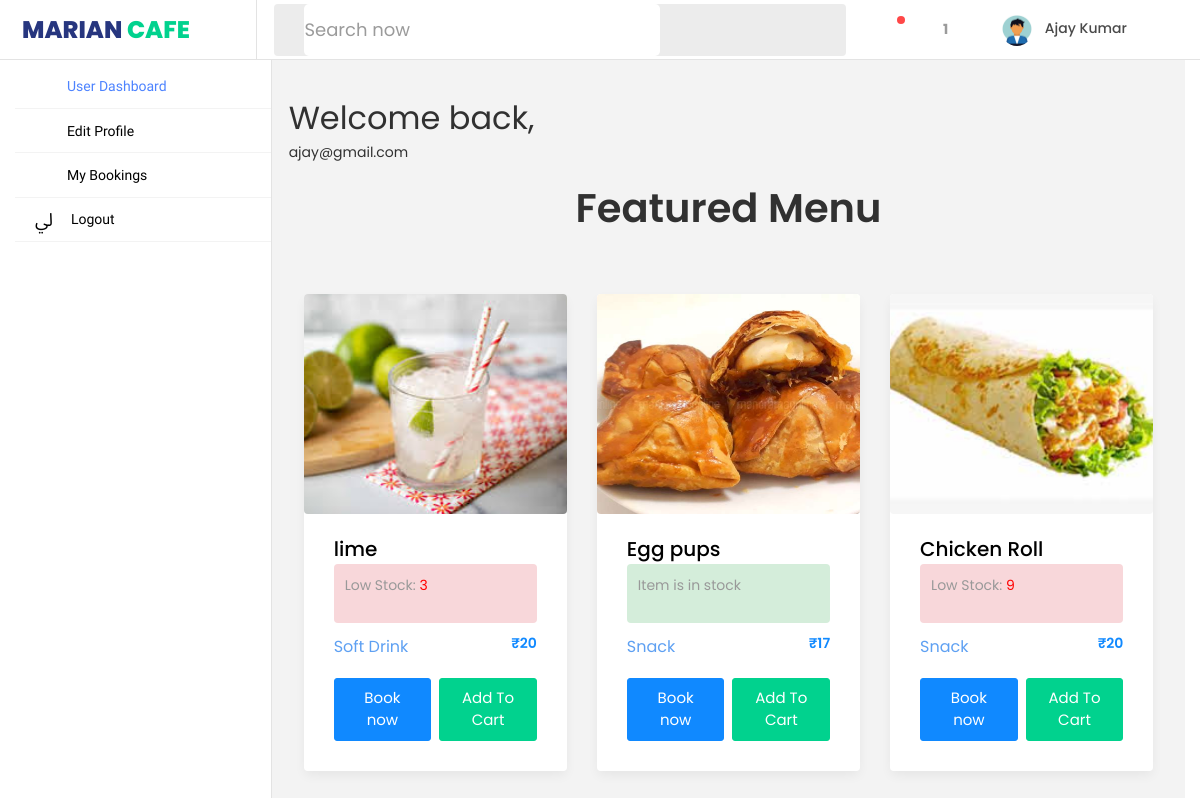
The app's page /user_home (signed in) with its own data.
### cafeapp/models.py (models this page shows, shortened)
class User(models.Model):
    name = models.CharField(max_length=100)
    email = models.EmailField(unique=True)
    password = models.CharField(max_length=100)
    image=models.ImageField(upload_to='drimg/',default='nothing')
    address=models.CharField(max_length=100,default='nothing')
    phone=models.IntegerField(default='1')
    department=models.CharField(max_length=100,default='nothing')
    idnumber=models.IntegerField(default='1')
    id_card=models.ImageField(upload_to='idcard/',default='nothing')
    is_verified = models.BooleanField('Is Verified', default=False)

class foodmenu(models.Model):
    userid=models.ForeignKey(Staff,on_delete=models.CASCADE)
    name = models.CharField(max_length=100)
    ftype = models.CharField(max_length=500)
    image = models.ImageField(upload_to="vehicles/", blank=True)
    rate=models.IntegerField(null=True)
    status=models.CharField(max_length=20,default="not booked")
    quantity=models.IntegerField(default=10)
    removalStatus=models.BooleanField(default=False)

### cafeapp/views.py (the view)
# urls.py: path('user_home',views.user_home),
def user_home(request):
    id=request.session['id']
    user=User.objects.filter(id=id)
    food = foodmenu.objects.filter(removalStatus=False, quantity__gt=1)
    cart=Cart.objects.filter(user=id)
    total_amount = sum(item.items.rate * item.quantity for item in cart)
    noofitems=cart.count()
    all_data={'user':user,'food':food, 'cart':cart,'noofitems':noofitems,'total_amount':total_amount}
    return render(request,'cafeapp/user_home.html', all_data )

### cafeapp/templates/cafeapp/user_home.html (shortened to what this page needs)
{% extends 'userbase.html' %}
{% load static %}
{% block background %} {% endblock %}
{% block body %}
<!DOCTYPE html>
<html lang="en">
<head>
</head>
<body>
                    {% include 'include/food_user.html' %}
</body>
</html>
{% endblock %}

### cafeapp/templates/userbase.html (shortened to what this page needs)
{% load static %}
<!DOCTYPE html>
<html lang="en">
<head>
  {% include 'include/head.html' %}
</head>
<body {% block background %}{% endblock %}>
  <nav class="navbar col-lg-12 col-12 p-0 fixed-top d-flex flex-row">
    <div class="navbar-brand-wrapper d-flex justify-content-center">
      <div class="navbar-brand-inner-wrapper d-flex justify-content-between align-items-center w-100">
        <a class="navbar-brand" href="#">MARIAN <span>CAFE</span></a>
        <button class="navbar-toggler navbar-toggler align-self-center" type="button" data-toggle="minimize">
          <span class="mdi mdi-sort-variant"></span>
        </button>
      </div>
    </div>
    <div class="navbar-menu-wrapper d-flex align-items-center justify-content-end">
      <ul class="navbar-nav mr-lg-4 w-100">
        <li class="nav-item nav-search d-none d-lg-block w-100">
          <div class="input-group">
            <div class="input-group-prepend">
              <span class="input-group-text" id="search">
                <i class="mdi mdi-magnify"></i>
              </span>
            </div>
            <form method="get" action="{% url 'search_food' %}">
              <input type="text" class="form-control" placeholder="Search now" aria-label="search"
                aria-describedby="search" name="name">
            </form>
          </div>
        </li>
      </ul>
      <ul class="navbar-nav navbar-nav-right">
        <li class="nav-item dropdown me-1">
          <a class="nav-link count-indicator dropdown-toggle d-flex justify-content-center align-items-center"
            id="messageDropdown" href="#" data-bs-toggle="dropdown">
            <i class="mdi mdi-filter-outline"></i>
            <span class="count"></span>
          </a>
        <li class="nav-item dropdown me-4">
          <a class="nav-link count-indicator dropdown-toggle d-flex align-items-center justify-content-center notification-dropdown"
            id="notificationDropdown" href="#" data-bs-toggle="dropdown">
            <i class="mdi mdi-cart mx-0"></i>
            <span><b>{{ noofitems }}</b></span>
          </a>
        </li>
        {% for i in user %}
        <li class="nav-item nav-profile dropdown">
          <a class="nav-link dropdown-toggle" href="#" data-bs-toggle="dropdown" id="profileDropdown">
            <img src="{{i.image.url}}" alt="profile" />
            <span class="nav-profile-name">{{i.name}}</span>
          </a>{% endfor %}
        </li>
      </ul>
    </div>
  </nav>
  <div class="container-fluid page-body-wrapper">
    <nav class="sidebar sidebar-offcanvas" id="sidebar">
      <ul class="nav">
        <li class="nav-item">
          <a class="nav-link" href="/user_home">
            <i class="mdi mdi-home menu-icon"></i>
            <span class="menu-title">User Dashboard</span>
          </a>
        </li>
        <li class="nav-item">
          <a class="nav-link" href="/edit-user">
            <i class="mdi mdi-chart-pie menu-icon"></i>
            <span class="menu-title">Edit Profile</span>
          </a>
        </li>
        <li class="nav-item">
          <a class="nav-link" href="/mybookings">
            <i class="mdi mdi-grid-large menu-icon"></i>
            <span class="menu-title">My Bookings</span>
          </a>
        </li>
        <li class="nav-item">
          <a class="nav-link" href="/logout">
            <i class="mdi mdi-emoticon menu-icon"></i>
            <span class="menu-title">Logout</span>
          </a>
        </li>
      </ul>
    </nav>
    <div class="main-panel">
      <div class="content-wrapper">
</body>
</html>
{% block body %}{% endblock %}

### cafeapp/templates/include/food_user.html (shortened to what this page needs)
{% load static %}
<!DOCTYPE html>
<html lang="en">
<head>
  <link rel="stylesheet" href="{% static 'vehiapp/css/open-iconic-bootstrap.min.css' %}">
  <link rel="stylesheet" href="{% static 'vehiapp/css/animate.css' %}">
  <link rel="stylesheet" href="{% static 'vehiapp/css/owl.carousel.min.css' %}">
  <link rel="stylesheet" href="{% static 'vehiapp/css/owl.theme.default.min.css' %}">
  <link rel="stylesheet" href="{% static 'vehiapp/css/magnific-popup.css' %}">
  <link rel="stylesheet" href="{% static 'vehiapp/css/aos.css' %}">
  <link rel="stylesheet" href="{% static 'vehiapp/css/ionicons.min.css' %}">
  <link rel="stylesheet" href="{% static 'vehiapp/css/bootstrap-datepicker.css' %}">
  <link rel="stylesheet" href="{% static 'vehiapp/css/jquery.timepicker.css' %}">
  <link rel="stylesheet" href="{% static 'vehiapp/css/flaticon.css' %}">
  <link rel="stylesheet" href="{% static 'vehiapp/css/icomoon.css' %}">
  <link rel="stylesheet" href="{% static 'vehiapp/css/style.css' %}">
</head>
<body>
  <div class="me-md-3 me-xl-5">
    <h2>Welcome back, {% for i in user %}<p>{{i.email}}
      <p>{% endfor %}
    </h2>
  </div>
  <div class="container">
    <div class="row justify-content-center">
      <div class="col-md-12 heading-section text-center ftco-animate mb-5">
        <h2 class="mb-2">Featured Menu</h2>
      </div>
    </div>
    <div class="row">
      {% for food in food %}
      <div class="col-lg-4 col-md-6 col-sm-12">
        <div class="car-wrap rounded ftco-animate">
          <div class="img rounded d-flex align-items-end" style="background-image: url('{{ food.image.url }}');">
          </div>
          <div class="text">
            <h2 class="mb-0"><a href="#">{{ food.name }}</a></h2>
            <div class="quantity">
              {% if food.quantity < 10 %} <div class="card low-stock">
                <p>Low Stock: <span style="color: red;">{{ food.quantity }}</span></p>
            </div>
            {% elif food.quantity == 0 %}
            <div class="card low-stock">
              <p>Out of Stock</p>
            </div>
            {% else %}
            <div class="card in-stock">
              <p>Item is in stock</p>
            </div>
            {% endif %}
          </div>
          <div class="d-flex mb-3">
            <span class="cat" style="color: rgba(15, 114, 235, 0.671);">
              {% if food.ftype == "3" %}
              Meal
              {% elif food.ftype == "2" %}
              Soft Drink
              {% elif food.ftype == "4" %}
              Cake
              {% elif food.ftype == "5" %}
              Snack
              {% elif food.ftype == "1" %}
              Chips
              {% endif %}
            </span>
            <p class="price ml-auto">₹{{ food.rate }}</p>
          </div>
          <p class="d-flex mb-0 d-block">
            <a href="/addToCart/{{food.id}}/" class="btn btn-primary py-2 mr-1">Book now</a>
            <a href="/addToCart/{{food.id}}/" class="btn btn-secondary py-2 ml-1">Add To Cart</a>
          </p>
        </div>
      </div>
    </div>
    {% endfor %}
  </div>
  </div>
</body>
</html>

### cafeapp/templates/userbase.html (style rules this page uses)
.navbar-brand span { color: #01d28e; }

### cafeapp/templates/include/food_user.html (style rules this page uses)
.card.low-stock { background-color: #f8d7da; border-color: #f5c6cb; padding: 10px; margin-bottom: 10px; border: 1px solid transparent; border-radius: .25rem; }
.card.in-stock { background-color: #d4edda; border-color: #c3e6cb; padding: 10px; margin-bottom: 10px; border: 1px solid transparent; border-radius: .25rem; }

### records on screen
User: image (picture), name "Ajay Kumar", email "ajay@gmail.com"
foodmenu: image (picture), name "lime", quantity "3", ftype "Soft Drink", rate "20"
foodmenu: image (picture), name "Egg pups", quantity "Item is in stock", ftype "Snack", rate "17"
foodmenu: image (picture), name "Chicken Roll", quantity "9", ftype "Snack", rate "20"

### other values on screen
{{ noofitems }} "1"
